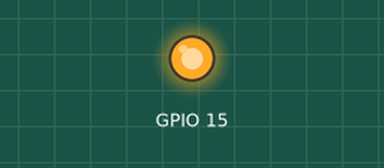
Recording of a sketch running on a simulated ESP32. On the bench: output pins drawn as LEDs (lit = HIGH). WiFi joins after 1.5 s; servers stay silent unless stated; what the sketch prints to the serial monitor is not drawn.

Above: at 0.1 s.
Timing chart, 0 to 1.8 s (numbered marks = the images above):
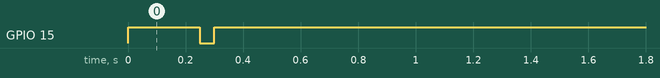

The sketch:

esp32.mini.ETH.w5500.send.test.210429.ino
```cpp
#include    <Arduino.h>
#include    <SPI.h>
#include    <Ethernet.h>
#include <EthernetUdp.h>

#define     ETH_RST        15 // 17  // 4
#define     ETH_CS          5
#define     ETH_SCLK       18
#define     ETH_MISO       19  //23
#define     ETH_MOSI       23  //19


uint8_t mac[] = {
    0xDE, 0xAD, 0xBE, 0xEF, 0xFE, 0xED
};


// Initialize the Ethernet client library
// with the IP address and port of the server
// that you want to connect to (port 80 is default for HTTP):
EthernetClient client;
IPAddress ip,ipr;  // local and remote IP
IPAddress myip(192,168,1,99), remip(192,168,1,100);
char cbuff[32];
char packetBuffer[UDP_TX_PACKET_MAX_SIZE];

EthernetUDP Udp;

// if you don't want to use DNS (and reduce your sketch size)
// use the numeric IP instead of the name for the server:
//IPAddress server(217,160,223,214);  // numeric IP for Google (no DNS)
//char server[] = "www.google.com";    // name address for Google (using DNS)
char server[] = "www.smartcomputerlab.org";    // name address for smartcomputerlab (using DNS)

// Variables to measure the speed
unsigned long beginMicros, endMicros;
unsigned long byteCount = 0;
bool printWebData = true;  // set to false for better speed measurement


void ethernetReset(const uint8_t resetPin)
{
    pinMode(resetPin, OUTPUT);
    digitalWrite(resetPin, HIGH);
    delay(250);
    digitalWrite(resetPin, LOW);
    delay(50);
    digitalWrite(resetPin, HIGH);
    delay(350);
}


void setup()
{
    Serial.begin(9600);

    Serial.println("ESP32 W5500 Start");

    SPI.begin(ETH_SCLK, ETH_MISO, ETH_MOSI);
    ethernetReset(ETH_RST);
    Ethernet.init(ETH_CS);
    Serial.println("Starting ETH connection...");

    Ethernet.begin(mac,myip);

//    if (Ethernet.begin(mac) == 0) {
//       Serial.println("Failed to configure Eth using DHCP");
//
//
//        if (Ethernet.hardwareStatus() == EthernetNoHardware) {
//          Serial.println("Eth shield was not found.");
//
//        } else if (Ethernet.linkStatus() == LinkOFF) {
//          Serial.println("Eth cable is not connected.");
//
//        }
//        // no point in carrying on, so do nothing forevermore:
//        while (true) {
//            delay(1);
//        }
//    }


    Serial.print("Ethernet IP is: ");
    ip = Ethernet.localIP();memset(cbuff,0x00,32);
    sprintf(cbuff,"%3.3u.%3.3u.%3.3u.%3.3u",ip[0],ip[1],ip[2],ip[3]);
    Serial.println(ip);
    Udp.begin(8888);

}

void loop()
{
        // send a reply to the IP address and port that sent us the packet we received
        Udp.beginPacket(remip, 8888);
        Udp.println("www.smartcomputerlab.org");
        Udp.endPacket();
        Serial.println("packet sent");
 delay(1000);
}
```
